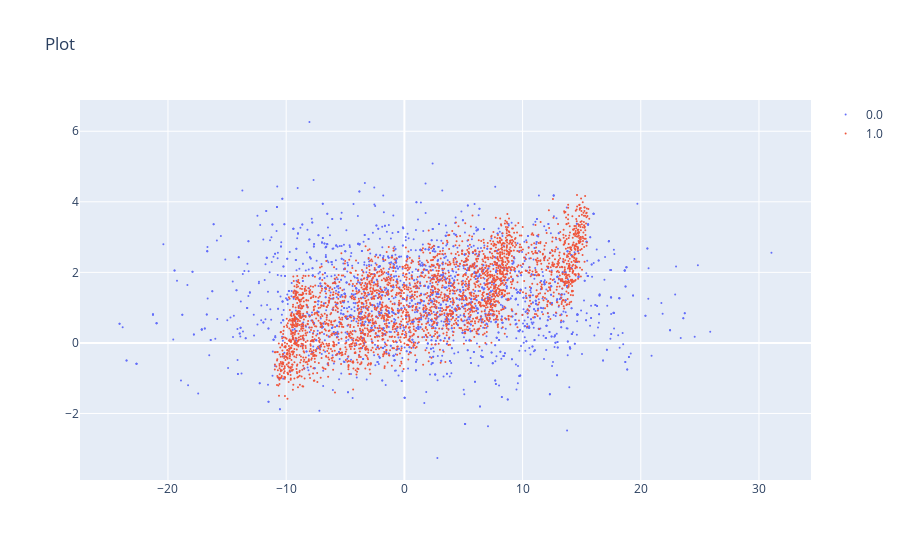

This figure's notebook cell:
### Code cell
seed = 32
noise_type = 'hi-freq-no-add'
noise_level = 1.1
mask_dist = False
data_dict = add_negative_samples(data_dict0.copy(), subset_rate=1., noise_rate=noise_level, seed=seed, noise=noise_type, mask_dists=mask_dist, shell=True)
# scatter(data_dict['data'], data_dict['mask_x'], s=2)

### Figure 1 — Plotly figure (JSON) as saved in the notebook; plotly's stock layout.template omitted (floating-point values rounded to 4 significant figures; data arrays with more than 128 entries replaced by an {"elided": "..."} marker saying what was removed)
{"data": [{"marker": {"color": 0, "colorscale": [[0, "#440154"], [0.1111, "#482878"], [0.2222, "#3e4989"], [0.3333, "#31688e"], [0.4444, "#26828e"], [0.5556, "#1f9e89"], [0.6667, "#35b779"], [0.7778, "#6ece58"], [0.8889, "#b5de2b"], [1, "#fde725"]], "opacity": 1, "size": 2}, "mode": "markers", "name": "0.0", "type": "scatter", "x": {"elided": "2400 float values"}, "y": {"elided": "2400 float values"}}, {"marker": {"color": 1, "opacity": 1, "size": 2}, "mode": "markers", "name": "1.0", "type": "scatter", "x": {"elided": "3000 float values"}, "y": {"elided": "3000 float values"}}], "layout": {"scene": {"xaxis": {"title": {"text": "X"}}, "yaxis": {"title": {"text": "Y"}}}, "showlegend": true, "title": {"text": "Plot"}}}
